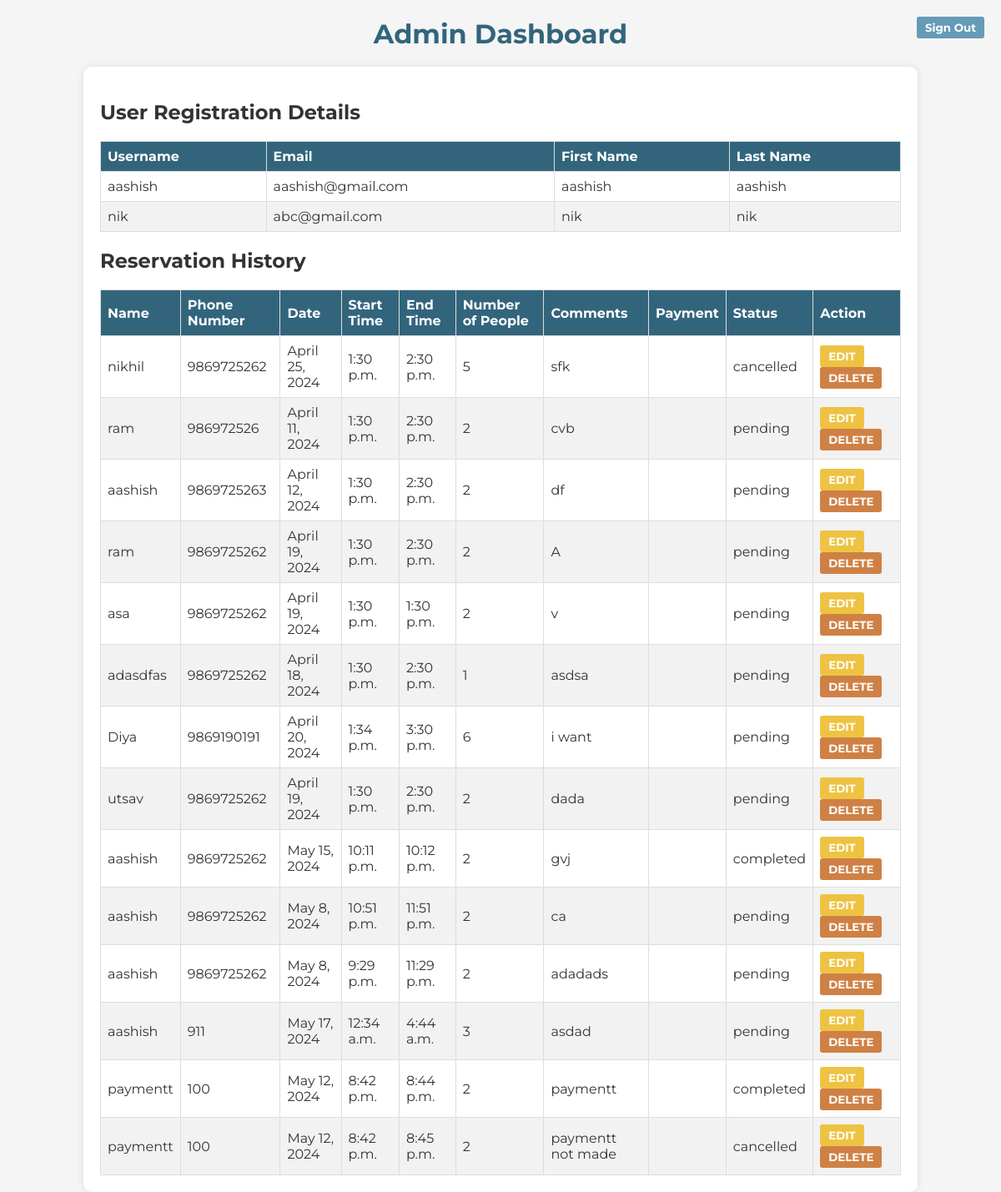
Page /admin_dashboard/ on the earlier database version.
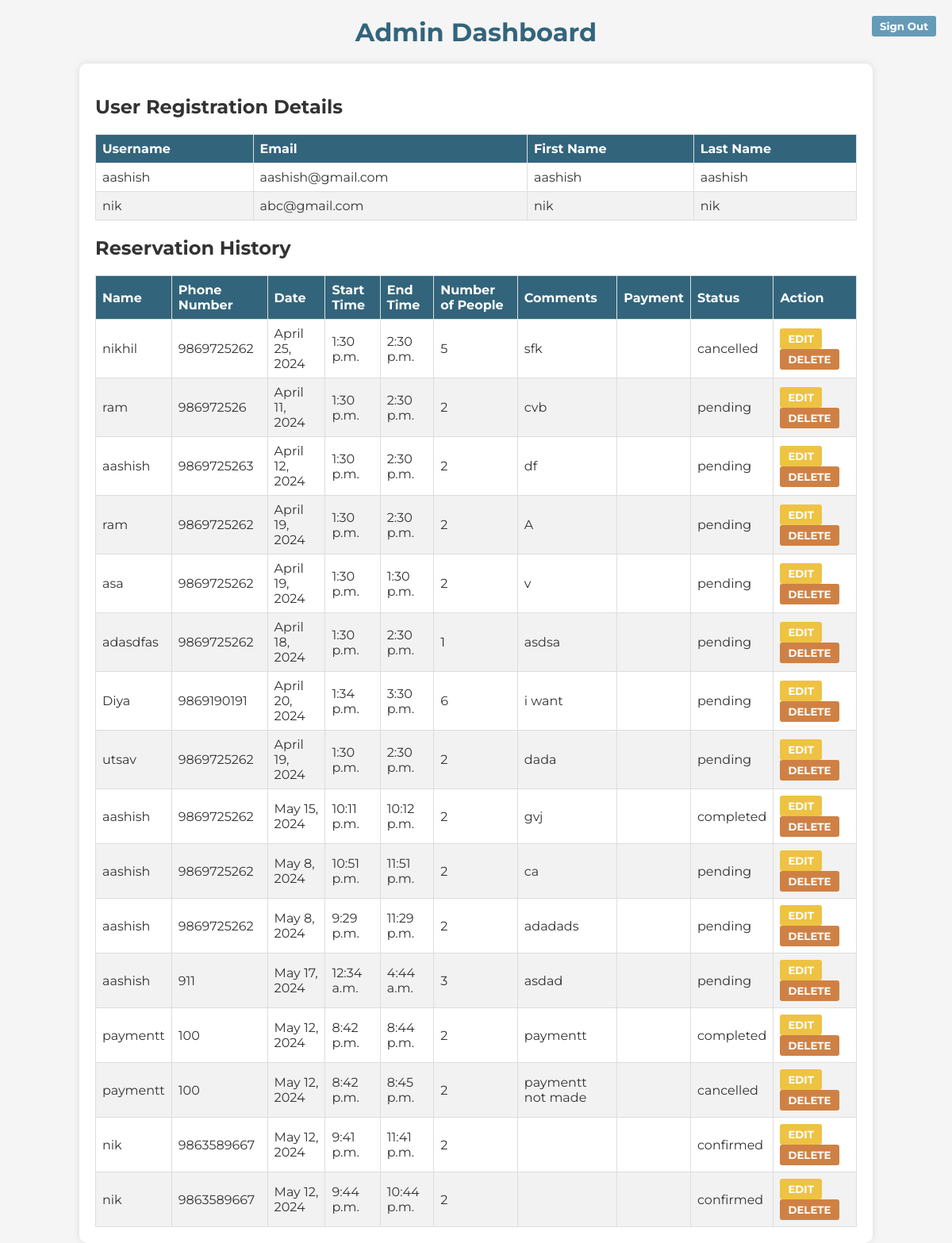
Same page on the later database version.
### authentication/models.py (models this page shows, shortened)
class Signup_data(models.Model):
    username = models.CharField(max_length=100)
    email = models.EmailField()
    first_name = models.CharField(max_length=100)
    last_name = models.CharField(max_length=100)
    password = models.CharField(max_length=100)
    admin = models.BooleanField(default=False)  # New field for Admin

### OneByteFood/models.py (models this page shows)
class Reservation(models.Model):
    id = models.AutoField(primary_key=True)
    name = models.CharField(max_length=100)
    phone = models.CharField(max_length=20)
    date = models.DateField()
    start_time = models.TimeField()
    end_time = models.TimeField()
    num_people = models.IntegerField()
    comments = models.TextField()
    payment_made = models.BooleanField(default=False)
    status = models.CharField(max_length=50, default='pending')

### authentication/views.py (the view)
# urls.py: path('admin_dashboard/', auth_views.admin_dashboard, name='admin_dashboard'),
def admin_dashboard(request):
    signup_data = Signup_data.objects.all()
    reservations_data = Reservation.objects.all()
    return render(request, "authentication/admin_dashboard.html", {'signup_data': signup_data,'reservations_data':reservations_data})

### templates/authentication/admin_dashboard.html (shortened to what this page needs)
<!DOCTYPE html>
<html lang="en">
<head>
</head>
<body>
    <h1 class="Heading">Admin Dashboard</h1>
    <div class="container">
        <h2>User Registration Details</h2>
        <table>
            <thead>
                <tr>
                    <th>Username</th>
                    <th>Email</th>
                    <th>First Name</th>
                    <th>Last Name</th>
                </tr>
            </thead>
            <tbody>
                {% for data in signup_data %}
                <tr>
                    <td>{{ data.username }}</td>
                    <td>{{ data.email }}</td>
                    <td>{{ data.first_name }}</td>
                    <td>{{ data.last_name }}</td>
                </tr>
                {% endfor %}
            </tbody>
        </table>
        <div class="history-container">
            <section class="history" id="history">
                <h2 class="section-title">Reservation History</h2>
                {% if reservations_data %}
                    <table class="history-table">
                        <thead>
                            <tr>
                                <th>Name</th>
                                <th>Phone Number</th>
                                <th>Date</th>
                                <th>Start Time</th>
                                <th>End Time</th>
                                <th>Number of People</th>
                                <th>Comments</th>
                                <th>Payment</th>
                                <th>Status</th>
                                <th>Action</th>
                            </tr>
                        </thead>
                        <tbody>
                            {% for reservation in reservations_data %}
                                <tr>
                                    <td>{{ reservation.name }}</td>
                                    <td>{{ reservation.phone }}</td>
                                    <td>{{ reservation.date }}</td>
                                    <td>{{ reservation.start_time }}</td>
                                    <td>{{ reservation.end_time }}</td>
                                    <td>{{ reservation.num_people }}</td>
                                    <td>{{ reservation.comments }}</td>
                                    <td>{{ reservation.payment_option }}</td>
                                    <td>{{ reservation.status }}</td>
                                    <td>
                                        <button class="edit-btn"><a href="/edit_admin/{{ reservation.id }}" style="text-decoration: none; color: inherit;">EDIT</a></button>
                                        <button class="delete-btn"><a href="/delete_admin/{{ reservation.id }}" style="text-decoration: none; color: inherit;">DELETE</a></button>
                                    </td>
                                </tr>
                            {% endfor %}
                        </tbody>
                    </table>
                {% else %}
                    <h4>No previous reservations.</h4>
                {% endif %}
            </section>
        </div>
    </div>
    <form action="/signin" method="post">
        <button class="signout-btn" type="submit">Sign Out</button>
    </form>
</body>
</html>

Differences in the rows shown:
added Reservation: name "nik", phone "9863589667", date "May 12, 2024", start_time "9:41 p.m.", end_time "11:41 p.m.", num_people "2", status "confirmed"
added Reservation: name "nik", phone "9863589667", date "May 12, 2024", start_time "9:44 p.m.", end_time "10:44 p.m.", num_people "2", status "confirmed"
